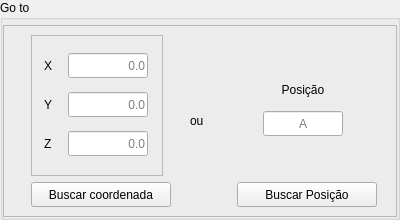
                  <widget class="QGroupBox" name="groupGoTo">
                   <property name="minimumSize">
                    <size>
                     <width>400</width>
                     <height>0</height>
                    </size>
                   </property>
                   <property name="maximumSize">
                    <size>
                     <width>400</width>
                     <height>16777215</height>
                    </size>
                   </property>
                   <property name="title">
                    <string>Go to</string>
                   </property>
                   <layout class="QVBoxLayout" name="verticalLayout_8">
                    <property name="spacing">
                     <number>0</number>
                    </property>
                    <property name="leftMargin">
                     <number>0</number>
                    </property>
                    <property name="topMargin">
                     <number>5</number>
                    </property>
                    <property name="rightMargin">
                     <number>0</number>
                    </property>
                    <property name="bottomMargin">
                     <number>0</number>
                    </property>
                    <item>
                     <widget class="QFrame" name="frame_8">
                      <property name="frameShape">
                       <enum>QFrame::StyledPanel</enum>
                      </property>
                      <property name="frameShadow">
                       <enum>QFrame::Raised</enum>
                      </property>
                      <layout class="QHBoxLayout" name="horizontalLayout_5">
                       <property name="spacing">
                        <number>0</number>
                       </property>
                       <property name="leftMargin">
                        <number>0</number>
                       </property>
                       <property name="topMargin">
                        <number>0</number>
                       </property>
                       <property name="rightMargin">
                        <number>0</number>
                       </property>
                       <property name="bottomMargin">
                        <number>0</number>
                       </property>
                       <item>
                        <widget class="QFrame" name="frame_10">
                         <property name="minimumSize">
                          <size>
                           <width>0</width>
                           <height>35</height>
                          </size>
                         </property>
                         <property name="maximumSize">
                          <size>
                           <width>150</width>
                           <height>16777215</height>
                          </size>
                         </property>
                         <property name="frameShape">
                          <enum>QFrame::NoFrame</enum>
                         </property>
                         <property name="frameShadow">
                          <enum>QFrame::Plain</enum>
                         </property>
                         <layout class="QVBoxLayout" name="verticalLayout_7">
                          <item>
                           <widget class="QFrame" name="frame_7">
                            <property name="maximumSize">
                             <size>
                              <width>150</width>
                              <height>16777215</height>
                             </size>
                            </property>
                            <property name="frameShape">
                             <enum>QFrame::StyledPanel</enum>
                            </property>
                            <property name="frameShadow">
                             <enum>QFrame::Raised</enum>
                            </property>
                            <layout class="QGridLayout" name="gridLayout_2">
                             <item row="0" column="0">
                              <widget class="QLabel" name="label_5">
                               <property name="minimumSize">
                                <size>
                                 <width>15</width>
                                 <height>15</height>
                                </size>
                               </property>
                               <property name="maximumSize">
                                <size>
                                 <width>15</width>
                                 <height>15</height>
                                </size>
                               </property>
                               <property name="text">
                                <string>X</string>
                               </property>
                              </widget>
                             </item>
                             <item row="0" column="1">
                              <widget class="QLineEdit" name="lineEdit">
                               <property name="minimumSize">
                                <size>
                                 <width>80</width>
                                 <height>25</height>
                                </size>
                               </property>
                               <property name="maximumSize">
                                <size>
                                 <width>80</width>
                                 <height>25</height>
                                </size>
                               </property>
                               <property name="alignment">
                                <set>Qt::AlignRight|Qt::AlignTrailing|Qt::AlignVCenter</set>
                               </property>
                               <property name="placeholderText">
                                <string>0.0</string>
                               </property>
                              </widget>
                             </item>
                             <item row="1" column="0">
                              <widget class="QLabel" name="label_6">
                               <property name="minimumSize">
                                <size>
                                 <width>15</width>
                                 <height>15</height>
                                </size>
                               </property>
                               <property name="maximumSize">
                                <size>
                                 <width>15</width>
                                 <height>15</height>
                                </size>
                               </property>
                               <property name="text">
                                <string>Y</string>
                               </property>
                              </widget>
                             </item>
                             <item row="1" column="1">
                              <widget class="QLineEdit" name="lineEdit_2">
                               <property name="minimumSize">
                                <size>
                                 <width>80</width>
                                 <height>25</height>
                                </size>
                               </property>
                               <property name="maximumSize">
                                <size>
                                 <width>80</width>
                                 <height>25</height>
                                </size>
                               </property>
                               <property name="text">
                                <string/>
                               </property>
                               <property name="alignment">
                                <set>Qt::AlignRight|Qt::AlignTrailing|Qt::AlignVCenter</set>
                               </property>
                               <property name="placeholderText">
                                <string>0.0</string>
                               </property>
                              </widget>
                             </item>
                             <item row="2" column="0">
                              <widget class="QLabel" name="label_7">
                               <property name="minimumSize">
                                <size>
                                 <width>15</width>
                                 <height>15</height>
                                </size>
                               </property>
                               <property name="maximumSize">
                                <size>
                                 <width>15</width>
                                 <height>15</height>
                                </size>
                               </property>
                               <property name="text">
                                <string>Z</string>
                               </property>
                              </widget>
                             </item>
                             <item row="2" column="1">
                              <widget class="QLineEdit" name="lineEdit_3">
                               <property name="minimumSize">
                                <size>
                                 <width>80</width>
                                 <height>25</height>
                                </size>
                               </property>
                               <property name="maximumSize">
                                <size>
                                 <width>80</width>
                                 <height>25</height>
                                </size>
                               </property>
                               <property name="text">
                                <string/>
                               </property>
                               <property name="alignment">
                                <set>Qt::AlignRight|Qt::AlignTrailing|Qt::AlignVCenter</set>
                               </property>
                               <property name="placeholderText">
                                <string>0.0</string>
                               </property>
                              </widget>
                             </item>
                            </layout>
                           </widget>
                          </item>
                          <item>
                           <widget class="QPushButton" name="pushButton">
                            <property name="minimumSize">
                             <size>
                              <width>140</width>
                              <height>25</height>
                             </size>
                            </property>
                            <property name="maximumSize">
                             <size>
                              <width>140</width>
                              <height>25</height>
                             </size>
                            </property>
                            <property name="text">
                             <string>Buscar coordenada</string>
                            </property>
                           </widget>
                          </item>
                         </layout>
                        </widget>
                       </item>
                       <item>
                        <widget class="QLabel" name="label_9">
                         <property name="minimumSize">
                          <size>
                           <width>20</width>
                           <height>20</height>
                          </size>
                         </property>
                         <property name="maximumSize">
                          <size>
                           <width>20</width>
                           <height>20</height>
                          </size>
                         </property>
                         <property name="text">
                          <string>ou</string>
                         </property>
                        </widget>
                       </item>
                       <item>
                        <widget class="QFrame" name="frame_9">
                         <property name="maximumSize">
                          <size>
                           <width>150</width>
                           <height>16777215</height>
                          </size>
                         </property>
                         <property name="layoutDirection">
                          <enum>Qt::LeftToRight</enum>
                         </property>
                         <property name="frameShape">
                          <enum>QFrame::NoFrame</enum>
                         </property>
                         <property name="frameShadow">
                          <enum>QFrame::Plain</enum>
                         </property>
                         <layout class="QGridLayout" name="gridLayout_3">
                          <item row="2" column="0" alignment="Qt::AlignHCenter">
                           <widget class="QLineEdit" name="lineEdit_4">
                            <property name="minimumSize">
                             <size>
                              <width>80</width>
                              <height>25</height>
                             </size>
                            </property>
                            <property name="maximumSize">
                             <size>
                              <width>80</width>
                              <height>25</height>
                             </size>
                            </property>
                            <property name="alignment">
                             <set>Qt::AlignCenter</set>
                            </property>
                            <property name="placeholderText">
                             <string>A</string>
                            </property>
                           </widget>
                          </item>
                          <item row="4" column="0">
                           <widget class="QPushButton" name="pushButton_2">
                            <property name="minimumSize">
                             <size>
                              <width>140</width>
                              <height>25</height>
                             </size>
                            </property>
                            <property name="maximumSize">
                             <size>
                              <width>140</width>
                              <height>25</height>
                             </size>
                            </property>
                            <property name="text">
                             <string>Buscar Posição</string>
                            </property>
                           </widget>
                          </item>
                          <item row="1" column="0">
                           <widget class="QLabel" name="label_8">
                            <property name="minimumSize">
                             <size>
                              <width>0</width>
                              <height>30</height>
                             </size>
                            </property>
                            <property name="maximumSize">
                             <size>
                              <width>16777215</width>
                              <height>30</height>
                             </size>
                            </property>
                            <property name="text">
                             <string>Posição</string>
                            </property>
                            <property name="alignment">
                             <set>Qt::AlignCenter</set>
                            </property>
                           </widget>
                          </item>
                          <item row="3" column="0">
                           <spacer name="verticalSpacer_6">
                            <property name="orientation">
                             <enum>Qt::Vertical</enum>
                            </property>
                            <property name="sizeHint" stdset="0">
                             <size>
                              <width>20</width>
                              <height>40</height>
                             </size>
                            </property>
                           </spacer>
                          </item>
                          <item row="0" column="0">
                           <spacer name="verticalSpacer_7">
                            <property name="orientation">
                             <enum>Qt::Vertical</enum>
                            </property>
                            <property name="sizeHint" stdset="0">
                             <size>
                              <width>20</width>
                              <height>40</height>
                             </size>
                            </property>
                           </spacer>
                          </item>
                         </layout>
                        </widget>
                       </item>
                      </layout>
                     </widget>
                    </item>
                   </layout>
                  </widget>
